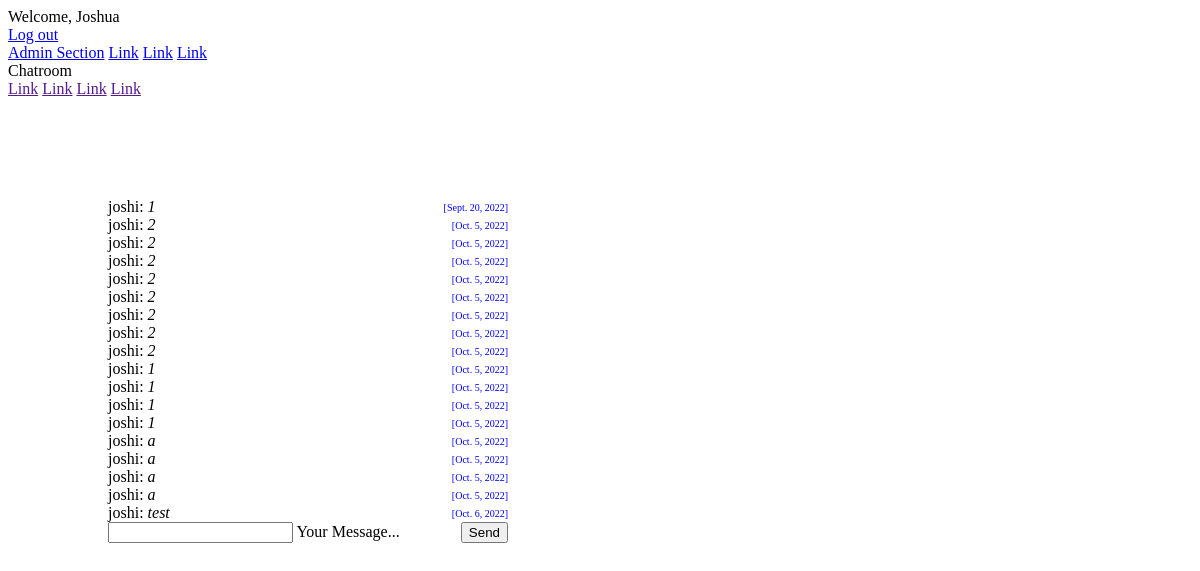
Page /chat/ (signed in) on the committed database.
### chat/models.py (models this page shows)
class Message(models.Model):
    text = models.CharField(max_length=500)
    created_at = models.DateField(default=date.today)
    chat = models.ForeignKey(Chat, on_delete=models.CASCADE, related_name='chat_message_set', default=None, blank=True, null=True)
    author = models.ForeignKey(settings.AUTH_USER_MODEL, on_delete=models.CASCADE, related_name='author_message_set')
    receiver = models.ForeignKey(settings.AUTH_USER_MODEL, on_delete=models.CASCADE, related_name='receiver_message_set')

### chat/views.py (the view, shortened to what this page needs)
# urls.py: path('chat/', index),
@login_required(login_url='/login/')
def index(request):                                                                               # def heißt define
    chatMessages = Message.objects.filter(chat__id=1)
    return render(request, 'chat/index.html', {'messages': chatMessages})           # templates/chat/index.html steht da quasi, da die views.py immer in nach templates folder sucht

### chat/templates/chat/index.html (shortened to what this page needs)
 {% extends "base.html" %} {% block content %} {% if request.user.is_authenticated %}
<div class="messages" id="messages">
    {{ date }}{% for message in messages %}
    <div class="message">
        <div> {{ message.author }}: <i> {{ message.text }} </i></div><span style="font-size: 10px; color: blue;">[{{ message.created_at }}]</span>
    </div>
    {% endfor %}
</div>
<form onsubmit="sendMessage(); return false;" method="post">
    <div class="sendInput">
        <div class="mdl-textfield mdl-js-textfield mdl-textfield--floating-label">
            <input class="mdl-textfield__input" name="textmessage" type="text" id="messageField">
            <label class="mdl-textfield__label" for="messageField">Your Message...</label>
        </div>
        <button class="mdl-button mdl-js-button mdl-button--raised mdl-js-ripple-effect mdl-button--accent">
        Send
      </button>
    </div>
</form>
{% endif %} {% endblock %}

### templates/base.html (shortened to what this page needs)
<!DOCTYPE html>
<html lang="en">
<head>
    {% load static %}
    <link rel="stylesheet" href="https://code.getmdl.io/1.3.0/material.indigo-pink.min.css">
    <link rel="stylesheet" href="{% static 'css/style.css'%}">
</head>
<body>
    <div class="mdl-layout mdl-js-layout mdl-layout--fixed-header">
        <header class="mdl-layout__header">
            <div class="mdl-layout__header-row">
                <span class="mdl-layout-title">{% if request.user.is_authenticated %}Welcome, {{ request.user.first_name}}
                    {% else %}
                        Welcome! Please log in {% endif %}
                </span>
                <div>
                    {% if request.user.is_authenticated%} <a href="/logout/">Log out</a> {% endif %}
                </div>
                <nav class="mdl-navigation mdl-layout--large-screen-only">
                    <a class="mdl-navigation__link" href="/admin/">Admin Section</a>
                    <a class="mdl-navigation__link" href="#">Link</a>
                    <a class="mdl-navigation__link" href="#">Link</a>
                    <a class="mdl-navigation__link" href="#">Link</a>
                </nav>
            </div>
        </header>
        <div class="mdl-layout__drawer">
            <span class="mdl-layout-title">Chatroom</span>
            <nav class="mdl-navigation">
                <a class="mdl-navigation__link" href="">Link</a>
                <a class="mdl-navigation__link" href="">Link</a>
                <a class="mdl-navigation__link" href="">Link</a>
                <a class="mdl-navigation__link" href="">Link</a>
            </nav>
        </div>
        <main class="mdl-layout__content">
            <div class="page-content">
                {% block content %} {% endblock %}
            </div>
        </main>
    </div>
</body>
</html>

### static/css/style.css (style rules this page uses)
.page-content { padding: 100px 100px; }
.message { display: flex; justify-content: space-between; align-items: center; width: 400px; }
.sendInput { display: flex; align-items: center; justify-content: space-between; width: 400px; }

### rows in the picture
Message: author "joshi", text "1", created_at "Sept. 20, 2022"
Message: author "joshi", text "2", created_at "Oct. 5, 2022"
Message: author "joshi", text "2", created_at "Oct. 5, 2022"
Message: author "joshi", text "2", created_at "Oct. 5, 2022"
Message: author "joshi", text "2", created_at "Oct. 5, 2022"
Message: author "joshi", text "2", created_at "Oct. 5, 2022"
Message: author "joshi", text "2", created_at "Oct. 5, 2022"
Message: author "joshi", text "2", created_at "Oct. 5, 2022"
Message: author "joshi", text "2", created_at "Oct. 5, 2022"
Message: author "joshi", text "1", created_at "Oct. 5, 2022"
Message: author "joshi", text "1", created_at "Oct. 5, 2022"
Message: author "joshi", text "1", created_at "Oct. 5, 2022"
Message: author "joshi", text "1", created_at "Oct. 5, 2022"
Message: author "joshi", text "a", created_at "Oct. 5, 2022"
Message: author "joshi", text "a", created_at "Oct. 5, 2022"
Message: author "joshi", text "a", created_at "Oct. 5, 2022"
Message: author "joshi", text "a", created_at "Oct. 5, 2022"
Message: author "joshi", text "test", created_at "Oct. 6, 2022"

### other values in the picture
{{ request.user.first_name }} "Joshua"
